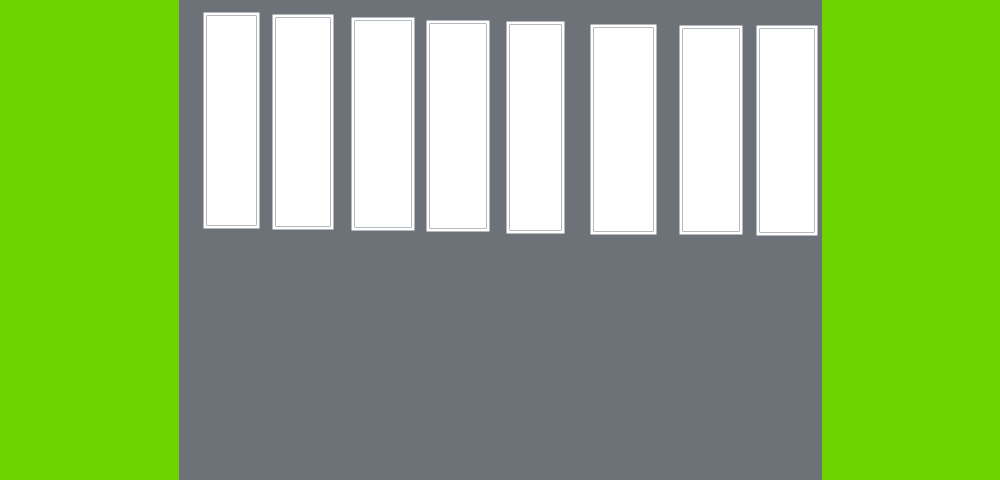
#> input picture UC7_Desenvolvimento_Aplicacoes_IA/Tema03/Bloco04/Imagem1.jpg, 1000 x 480 px, found by its file name
$ python TeoriaEmPratica.py
#> lines starting #> are read from the running program, lines starting #| are printed output that depends on the picture; after the words box and inside, x2 and y2 are one past the last pixel; in counts of white or black regions, pixels touching at a corner belong together
#> in lerImagem, image is the input picture: shape (480, 1000, 3); mean B, G, R 105.8, 178.9, 140
import cv2
import numpy as np
import matplotlib.pyplot as plt
import os


def configuracoes():
    # Muda para o diretório onde o arquivo .py e a imagem estão
    os.chdir('/Users/valter/Documents/dev/Estudos/Pos-IA-ML/UC7_Desenvolvimento_Aplicacoes_IA/Tema03/Bloco04/')
    print(os.getcwd())  # Mostra o diretório de trabalho atual
    plt.clf()

PIXELS_BRANCOS_PADRAO = 97695
TOLERANCIA_PERCENTUAL = 10

configuracoes()

def contadorPixels(imageParam):
    if imageParam is None:
        print(f"Erro: Não foi possível carregar a imagem.")
    else:
        # Converter a imagem para escala de cinza
        gray_image = cv2.cvtColor(imageParam, cv2.COLOR_BGR2GRAY)

        # Definir o valor limite para considerar o pixel como branco (255 é o valor do branco)
        white_pixel_value = 255

        # Criar uma máscara que verifica se os pixels são brancos
        white_pixels_mask = (gray_image == white_pixel_value)
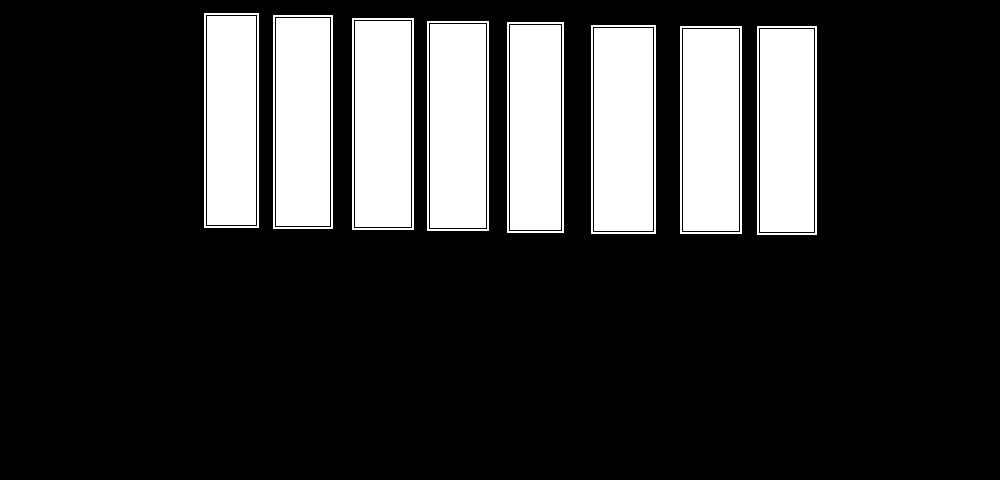
#> white_pixels_mask: shape (480, 1000) bool; 20.4% white; 16 white regions, largest, box (x1, y1, x2, y2) and area: (594, 28, 653, 231) 11977, (355, 21, 411, 227) 11536, (430, 24, 486, 228) 11424

        # Contar o número de pixels brancos
        white_pixels_count = np.sum(white_pixels_mask)
#> white_pixels_count = 97695

        print(f"O número de pixels brancos na imagem é: {white_pixels_count}")
#| O número de pixels brancos na imagem é: 97695

        return white_pixels_count


def lerImagem(image_path):
    image = cv2.imread(image_path)
    return image

def mostrarImagem(image):
    plt.imshow(image)
    plt.show()


def invadiu(qtdPixelsBrancos):
    qtdEsperada = PIXELS_BRANCOS_PADRAO * (1 - (TOLERANCIA_PERCENTUAL / 100))
    print("qtdEsperada: ", qtdEsperada)
    if(qtdPixelsBrancos < qtdEsperada):
        return True
    else:
        return False


def processar(image_path):
    image = lerImagem(image_path)
    mostrarImagem(image)
    pixelsBrancos = contadorPixels(image)
#> pixelsBrancos = 97695
    print("**************")
    print("Nome Imagem...: ", image_path)
    print("Pixels Brancos: ", pixelsBrancos)
#| Pixels Brancos:  97695
    print("Invadiu.......: ", invadiu(pixelsBrancos))
#> (printed output is left out)
    print("**************")


nomesImagens = [
    'imagem1.jpg', # SEM INVASÃO
    'imagem2.jpg', # SEM INVASÃO
    'imagem3.jpg', # COM INVASÃO
    'imagem4.jpg', # COM INVASÃO
]

nomeImagemTeste = nomesImagens[0]
processar(nomeImagemTeste)

nomeImagemTeste = nomesImagens[1]
processar(nomeImagemTeste)
#> call 2 of lerImagem, with image_path = 'imagem2.jpg'
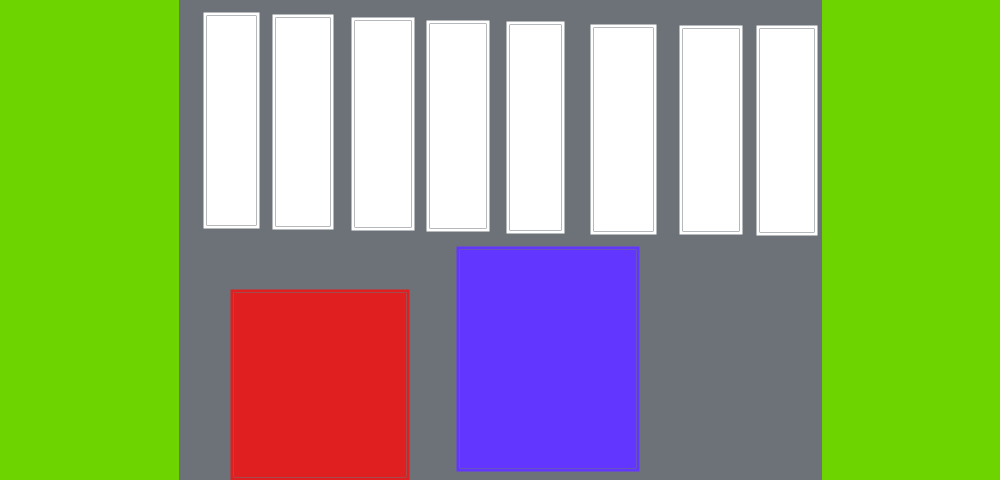
#> input picture UC7_Desenvolvimento_Aplicacoes_IA/Tema03/Bloco04/Imagem2.jpg, 1000 x 480 px, found by its file name
#> in lerImagem, image is the input picture: shape (480, 1000, 3); mean B, G, R 111.1, 168.1, 147.2
#| O número de pixels brancos na imagem é: 97695
#| Pixels Brancos:  97695
#> (printed output is left out)

nomeImagemTeste = nomesImagens[2]
processar(nomeImagemTeste)
#> call 3 of lerImagem, with image_path = 'imagem3.jpg'
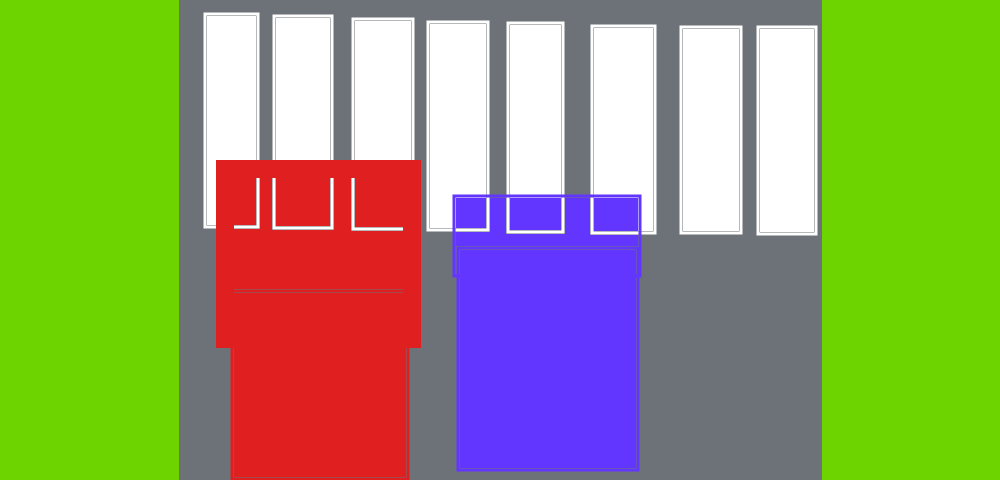
#> input picture UC7_Desenvolvimento_Aplicacoes_IA/Tema03/Bloco04/Imagem3.jpg, 1000 x 480 px, found by its file name
#> in lerImagem, image is the input picture: shape (480, 1000, 3); mean B, G, R 104.4, 158, 148.8
#> in contadorPixels (call 3), `white_pixels_mask = (gray_image == white_pixel_value)`:
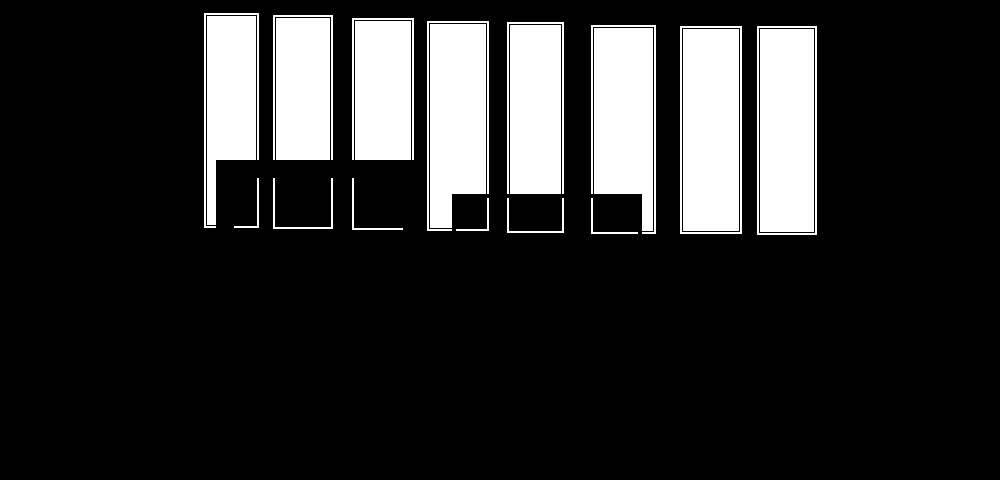
#> white_pixels_mask: shape (480, 1000) bool; 17.2% white; 22 white regions, largest, box (x1, y1, x2, y2) and area: (683, 29, 739, 231) 11312, (760, 29, 814, 232) 10962, (430, 24, 486, 228) 10268
#> in contadorPixels (call 3), `white_pixels_count = np.sum(white_pixels_mask)`: white_pixels_count = 82625
#| O número de pixels brancos na imagem é: 82625
#| Pixels Brancos:  82625
#> (printed output is left out)

nomeImagemTeste = nomesImagens[3]
processar(nomeImagemTeste)
#> call 4 of lerImagem, with image_path = 'imagem4.jpg'
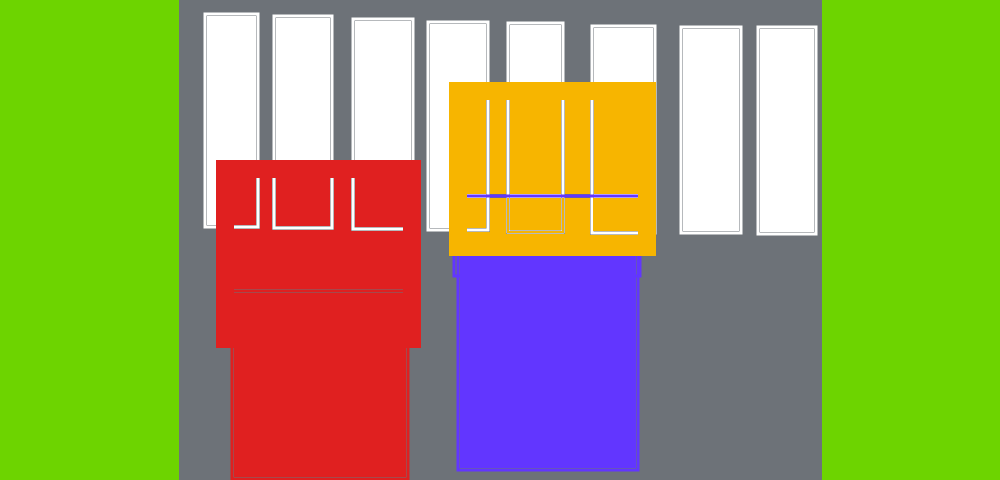
#> input picture UC7_Desenvolvimento_Aplicacoes_IA/Tema03/Bloco04/Imagem4.jpg, 1000 x 480 px, found by its file name
#> in lerImagem, image is the input picture: shape (480, 1000, 3); mean B, G, R 88.4, 158.6, 153
#> in contadorPixels (call 4), `gray_image = cv2.cvtColor(imageParam, cv2.COLOR_BGR2GRAY)`:
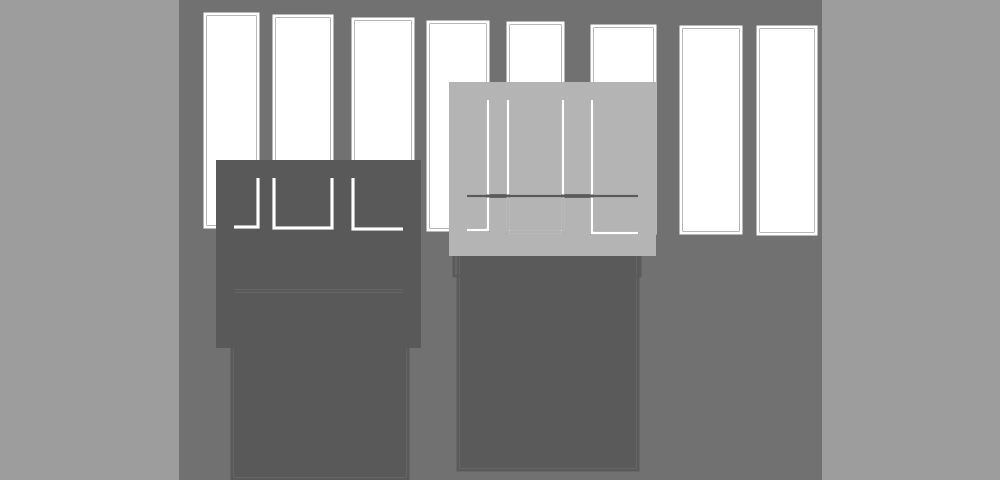
#> gray_image: shape (480, 1000); min 89, max 255, mean 148.8
#> in contadorPixels (call 4), `white_pixels_mask = (gray_image == white_pixel_value)`:
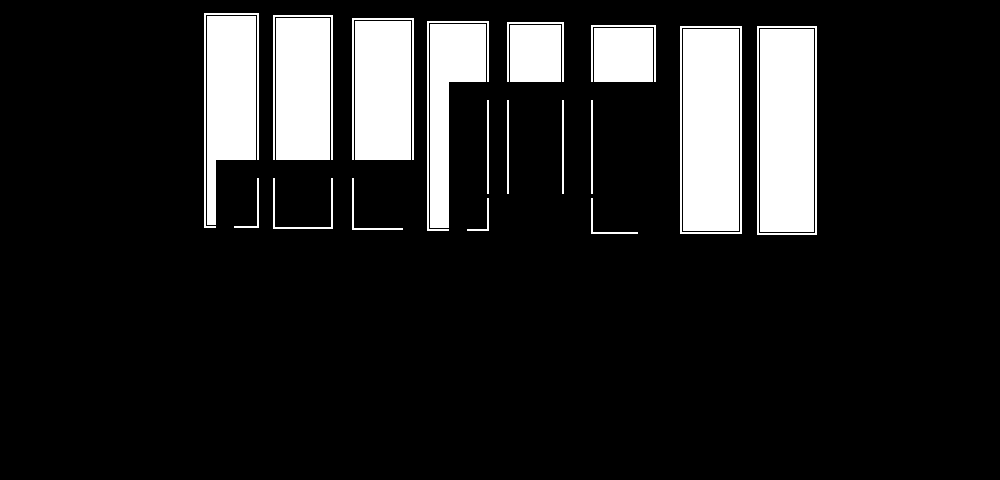
#> white_pixels_mask: shape (480, 1000) bool; 13.5% white; 25 white regions, largest, box (x1, y1, x2, y2) and area: (683, 29, 739, 231) 11312, (760, 29, 814, 232) 10962, (355, 21, 411, 160) 7784
#> in contadorPixels (call 4), `white_pixels_count = np.sum(white_pixels_mask)`: white_pixels_count = 64906
#| O número de pixels brancos na imagem é: 64906
#| Pixels Brancos:  64906
#> (printed output is left out)
